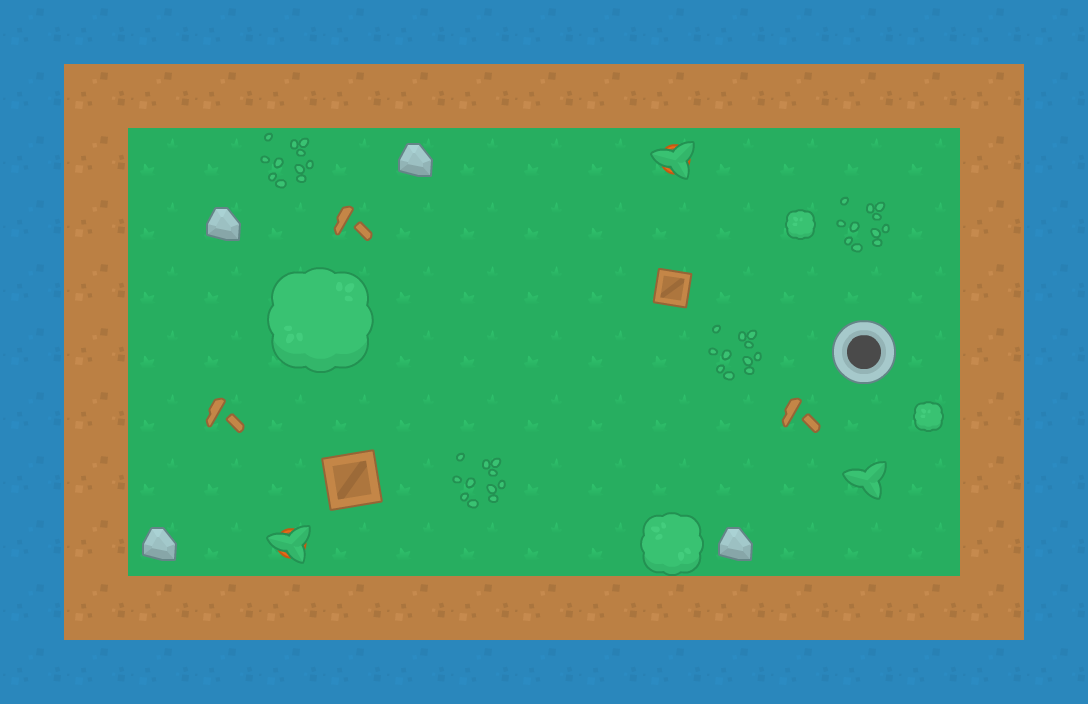

Below is a game level as drawn by its tile map, then a one-line description and the .tmx file that defines it, in full:
An orthogonal 17x11 tile map with 64x64 px tiles, 2 tile layers (Tile Layer 1, onTop).

<map version="1.0" tiledversion="1.1.2" orientation="orthogonal" renderorder="right-down" width="17" height="11" tilewidth="64" tileheight="64" infinite="0" nextobjectid="1">
 <tileset firstgid="1" source="kenney_tileset.tsx" />
 <layer name="Tile Layer 1" width="17" height="11">
  <data encoding="csv">
19,19,19,19,19,19,19,19,19,19,19,19,19,19,19,19,19,
19,5,5,5,5,5,5,5,5,5,5,5,5,5,5,5,19,
19,5,3,3,3,3,3,3,3,3,3,3,3,3,3,5,19,
19,5,3,3,3,3,3,3,3,3,3,3,3,3,3,5,19,
19,5,3,3,3,3,3,3,3,3,3,3,3,3,3,5,19,
19,5,3,3,3,3,3,3,3,3,3,3,3,3,3,5,19,
19,5,3,3,3,3,3,3,3,3,3,3,3,3,3,5,19,
19,5,3,3,3,3,3,3,3,3,3,3,3,3,3,5,19,
19,5,3,3,3,3,3,3,3,3,3,3,3,3,3,5,19,
19,5,5,5,5,5,5,5,5,5,5,5,5,5,5,5,19,
19,19,19,19,19,19,19,19,19,19,19,19,19,19,19,19,19
</data>
 </layer>
 <layer name="onTop" width="17" height="11">
  <data encoding="csv">
0,0,0,0,0,0,0,0,0,0,0,0,0,0,0,0,0,
0,0,0,0,0,0,0,0,0,0,0,0,0,0,0,0,0,
0,0,0,0,213,0,237,0,0,0,134,0,0,0,0,0,0,
0,0,0,237,0,266,0,0,0,0,0,0,235,213,0,0,0,
0,0,0,0,181,182,0,0,0,0,157,0,0,0,0,0,0,
0,0,0,0,208,209,0,0,0,0,0,213,0,368,0,0,0,
0,0,0,266,0,0,0,0,0,0,0,0,266,0,235,0,0,
0,0,0,0,0,156,0,213,0,0,0,0,0,210,0,0,0,
0,0,237,0,134,0,0,0,0,0,183,237,0,0,0,0,0,
0,0,0,0,0,0,0,0,0,0,0,0,0,0,0,0,0,
0,0,0,0,0,0,0,0,0,0,0,0,0,0,0,0,0
</data>
 </layer>
</map>
